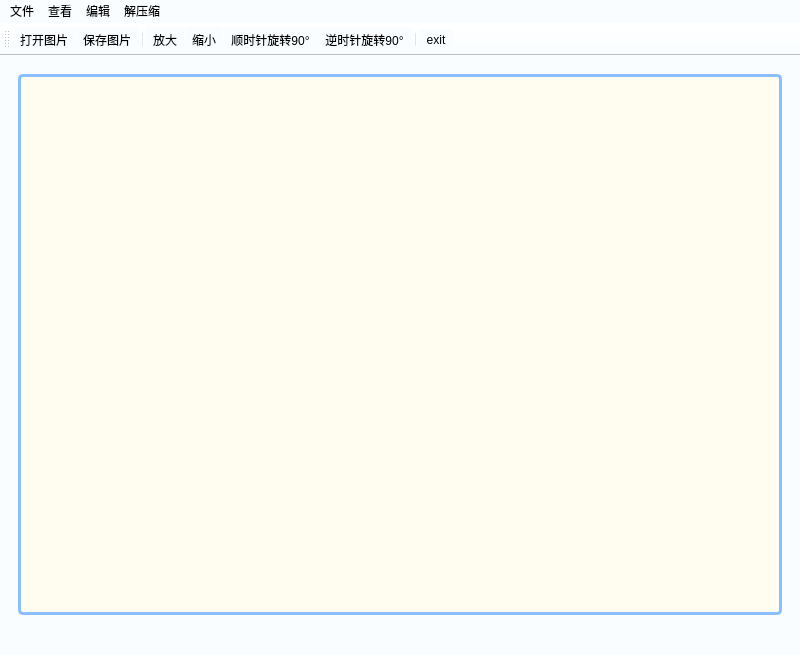
<?xml version="1.0" encoding="UTF-8"?>
<ui version="4.0">
 <class>MainWindow</class>
 <widget class="QMainWindow" name="MainWindow">
  <property name="geometry">
   <rect>
    <x>0</x>
    <y>0</y>
    <width>800</width>
    <height>655</height>
   </rect>
  </property>
  <property name="windowTitle">
   <string>ImageAnalyse</string>
  </property>
  <property name="windowIcon">
   <iconset resource="resource.qrc">
    <normaloff>:/image/images/photo.png</normaloff>:/image/images/photo.png</iconset>
  </property>
  <property name="styleSheet">
   <string notr="true">background-color:rgb(249, 253, 255);
color:black;</string>
  </property>
  <widget class="QWidget" name="centralwidget">
   <layout class="QGridLayout" name="gridLayout">
    <item row="0" column="0">
     <widget class="QWidget" name="widget" native="true">
      <layout class="QVBoxLayout" name="verticalLayout">
       <item>
        <widget class="QGraphicsView" name="graphicsView">
         <property name="styleSheet">
          <string notr="true">border:3px solid rgb(139, 191, 255);
border-radius: 5px;
background-color: rgb(255, 252, 240)</string>
         </property>
        </widget>
       </item>
      </layout>
     </widget>
    </item>
   </layout>
  </widget>
  <widget class="QMenuBar" name="menubar">
   <property name="geometry">
    <rect>
     <x>0</x>
     <y>0</y>
     <width>800</width>
     <height>24</height>
    </rect>
   </property>
   <widget class="QMenu" name="menu">
    <property name="title">
     <string>文件</string>
    </property>
    <addaction name="openFileAction"/>
    <addaction name="saveFileAction"/>
   </widget>
   <widget class="QMenu" name="menu_3">
    <property name="title">
     <string>编辑</string>
    </property>
    <widget class="QMenu" name="menu_6">
     <property name="title">
      <string>滤镜</string>
     </property>
     <property name="icon">
      <iconset resource="resource.qrc">
       <normaloff>:/image/images/panel.png</normaloff>:/image/images/panel.png</iconset>
     </property>
     <addaction name="blackImageAction"/>
     <addaction name="warmColorAction"/>
     <addaction name="coolColorAction"/>
     <addaction name="oldColorAction"/>
     <addaction name="inverseColorAction"/>
    </widget>
    <widget class="QMenu" name="Rotate">
     <property name="title">
      <string>旋转</string>
     </property>
     <property name="icon">
      <iconset resource="resource.qrc">
       <normaloff>:/image/images/rotate.png</normaloff>:/image/images/rotate.png</iconset>
     </property>
     <addaction name="ClockwiseRotate_Action"/>
     <addaction name="AnticlockwiseRotate_Action"/>
    </widget>
    <addaction name="originalImageAction"/>
    <addaction name="ChangeSizeAction"/>
    <addaction name="menu_6"/>
    <addaction name="Rotate"/>
   </widget>
   <widget class="QMenu" name="menu_4">
    <property name="title">
     <string>解压缩</string>
    </property>
    <addaction name="CompressImageAction"/>
    <addaction name="DecompressImageAction"/>
   </widget>
   <widget class="QMenu" name="menu_5">
    <property name="title">
     <string>查看</string>
    </property>
    <addaction name="ZoomInAction"/>
    <addaction name="ZoomOutAction"/>
    <addaction name="originalImageAction"/>
    <addaction name="clear_Action"/>
   </widget>
   <addaction name="menu"/>
   <addaction name="menu_5"/>
   <addaction name="menu_3"/>
   <addaction name="menu_4"/>
  </widget>
  <widget class="QStatusBar" name="statusbar"/>
  <widget class="QToolBar" name="toolBar">
   <property name="windowTitle">
    <string>toolBar</string>
   </property>
   <property name="styleSheet">
    <string notr="true"/>
   </property>
   <attribute name="toolBarArea">
    <enum>TopToolBarArea</enum>
   </attribute>
   <attribute name="toolBarBreak">
    <bool>false</bool>
   </attribute>
   <addaction name="openFileAction"/>
   <addaction name="saveFileAction"/>
   <addaction name="separator"/>
   <addaction name="ZoomInAction"/>
   <addaction name="ZoomOutAction"/>
   <addaction name="ClockwiseRotate_Action"/>
   <addaction name="AnticlockwiseRotate_Action"/>
   <addaction name="separator"/>
   <addaction name="exit_Action"/>
  </widget>
  <action name="openFileAction">
   <property name="icon">
    <iconset resource="resource.qrc">
     <normaloff>:/image/images/loadimage.png</normaloff>:/image/images/loadimage.png</iconset>
   </property>
   <property name="text">
    <string>打开图片</string>
   </property>
  </action>
  <action name="saveFileAction">
   <property name="icon">
    <iconset resource="resource.qrc">
     <normaloff>:/image/images/save.png</normaloff>:/image/images/save.png</iconset>
   </property>
   <property name="text">
    <string>保存图片</string>
   </property>
  </action>
  <action name="blackImageAction">
   <property name="icon">
    <iconset resource="resource.qrc">
     <normaloff>:/image/images/circle.png</normaloff>:/image/images/circle.png</iconset>
   </property>
   <property name="text">
    <string>黑白</string>
   </property>
  </action>
  <action name="originalImageAction">
   <property name="icon">
    <iconset resource="resource.qrc">
     <normaloff>:/image/images/originalimage.png</normaloff>:/image/images/originalimage.png</iconset>
   </property>
   <property name="text">
    <string>原图</string>
   </property>
  </action>
  <action name="ChangeSizeAction">
   <property name="icon">
    <iconset resource="resource.qrc">
     <normaloff>:/image/images/maximize.png</normaloff>:/image/images/maximize.png</iconset>
   </property>
   <property name="text">
    <string>修改图片尺寸</string>
   </property>
  </action>
  <action name="CompressImageAction">
   <property name="icon">
    <iconset resource="resource.qrc">
     <normaloff>:/image/images/close.png</normaloff>:/image/images/close.png</iconset>
   </property>
   <property name="text">
    <string>图像压缩</string>
   </property>
  </action>
  <action name="DecompressImageAction">
   <property name="icon">
    <iconset resource="resource.qrc">
     <normaloff>:/image/images/separation.png</normaloff>:/image/images/separation.png</iconset>
   </property>
   <property name="text">
    <string>图像解压</string>
   </property>
  </action>
  <action name="ZoomInAction">
   <property name="icon">
    <iconset resource="resource.qrc">
     <normaloff>:/image/images/zoom-in.png</normaloff>:/image/images/zoom-in.png</iconset>
   </property>
   <property name="text">
    <string>放大</string>
   </property>
  </action>
  <action name="ZoomOutAction">
   <property name="icon">
    <iconset resource="resource.qrc">
     <normaloff>:/image/images/zoom-out.png</normaloff>:/image/images/zoom-out.png</iconset>
   </property>
   <property name="text">
    <string>缩小</string>
   </property>
  </action>
  <action name="warmColorAction">
   <property name="icon">
    <iconset resource="resource.qrc">
     <normaloff>:/image/images/circle (1).png</normaloff>:/image/images/circle (1).png</iconset>
   </property>
   <property name="text">
    <string>暖色</string>
   </property>
  </action>
  <action name="coolColorAction">
   <property name="icon">
    <iconset resource="resource.qrc">
     <normaloff>:/image/images/circle (2).png</normaloff>:/image/images/circle (2).png</iconset>
   </property>
   <property name="text">
    <string>冷色</string>
   </property>
  </action>
  <action name="oldColorAction">
   <property name="icon">
    <iconset resource="resource.qrc">
     <normaloff>:/image/images/circle (3).png</normaloff>:/image/images/circle (3).png</iconset>
   </property>
   <property name="text">
    <string>复古</string>
   </property>
  </action>
  <action name="inverseColorAction">
   <property name="icon">
    <iconset resource="resource.qrc">
     <normaloff>:/image/images/contrast-circle-symbol.png</normaloff>:/image/images/contrast-circle-symbol.png</iconset>
   </property>
   <property name="text">
    <string>反色</string>
   </property>
  </action>
  <action name="clear_Action">
   <property name="icon">
    <iconset resource="resource.qrc">
     <normaloff>:/image/images/clean.png</normaloff>:/image/images/clean.png</iconset>
   </property>
   <property name="text">
    <string>清空</string>
   </property>
  </action>
  <action name="ClockwiseRotate_Action">
   <property name="icon">
    <iconset resource="resource.qrc">
     <normaloff>:/image/images/clockwise-arrow.png</normaloff>:/image/images/clockwise-arrow.png</iconset>
   </property>
   <property name="text">
    <string>顺时针旋转90°</string>
   </property>
  </action>
  <action name="AnticlockwiseRotate_Action">
   <property name="icon">
    <iconset resource="resource.qrc">
     <normaloff>:/image/images/anti-clockwise.png</normaloff>:/image/images/anti-clockwise.png</iconset>
   </property>
   <property name="text">
    <string>逆时针旋转90°</string>
   </property>
  </action>
  <action name="exit_Action">
   <property name="icon">
    <iconset resource="resource.qrc">
     <normaloff>:/image/images/logout.png</normaloff>:/image/images/logout.png</iconset>
   </property>
   <property name="text">
    <string>exit</string>
   </property>
  </action>
 </widget>
 <resources>
  <include location="resource.qrc"/>
 </resources>
 <connections/>
</ui>
